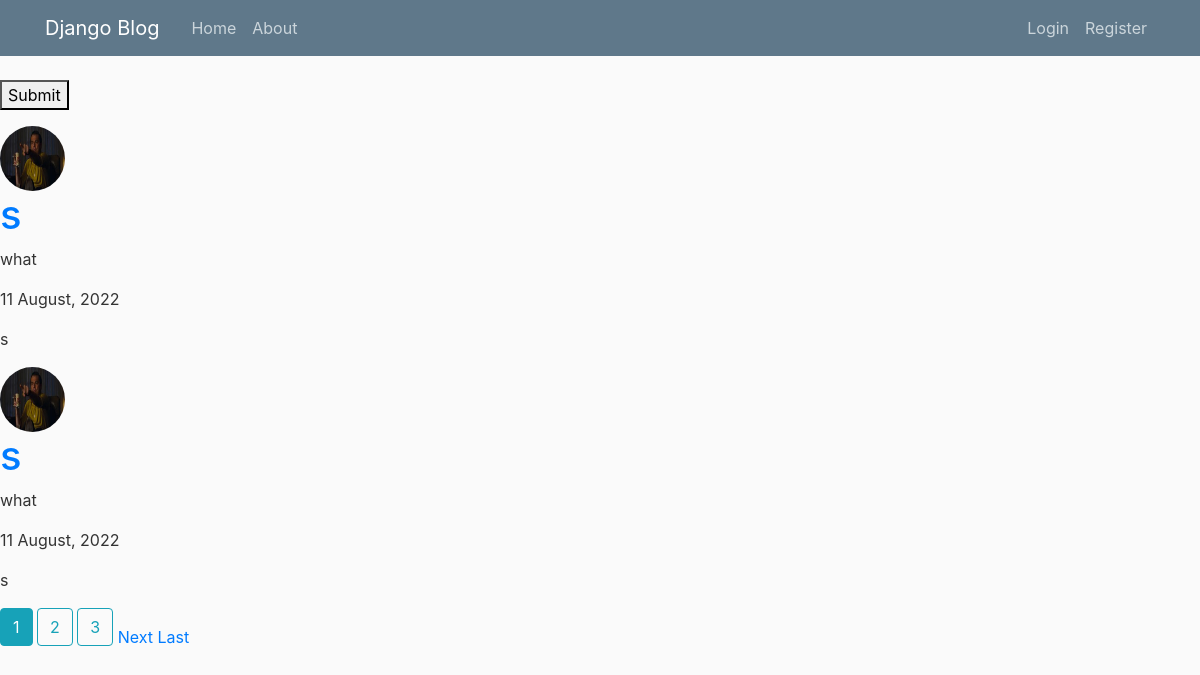
The page / on the database its author committed.
### iris/models.py (models this page shows, shortened)
class PostModel(models.Model):
    title = models.CharField(max_length = 100)
    author = models.ForeignKey(User, on_delete = models.CASCADE, null = True)
    date = models.DateTimeField(default = timezone.now)
    content = models.TextField()

### users/models.py (models this page shows, shortened)
class ProfileModel(models.Model):
    user = models.OneToOneField(User, on_delete = models.CASCADE, related_name='profile')
    image = models.ImageField(default = 'default.jpg', upload_to = 'profile_pics')

### iris/views.py (the view)
# urls.py: path('', PostListView.as_view(), name = 'iris-home'),
class PostListView(ListView):
     model = PostModel
     template_name = 'iris/home.html'
     context_object_name = 'posts'
     ordering = ['-date']
     paginate_by = 2

### iris/templates/iris/home.html (shortened to what this page needs)
{%extends "iris/base.html"%}
{%block content%}
    <form method="POST">
        <button>Submit</button>
    </form>
    {%for i in posts%}
        <img class="rounded-circle article-img" src="{{i.author.profile.image.url}}">
        <h1><a href="{%url 'post-detail' i.id%}">{{i.title}}</a></h1>
        <p>{{i.author}}</p>
        <p>{{i.date|date:"d F, Y"}}</p>
        <p>{{i.content}}</p>
    {%endfor%}
    {%if is_paginated%}
        {%for num in page_obj.paginator.page_range%}
            {%if page_obj.number == num%}
                <a class="btn btn-info mb-4" href="?page={{num}}">{{num}}</a>
            {%elif num > page_obj.number|add:'-3' and num < page_obj.number|add:'3'%}
                <a class="btn btn-outline-info mb-4" href="?page={{num}}">{{num}}</a>
            {%endif%}
        {%endfor%}
        {%if page_obj.has_next%}
            <a href="?page={{page_obj.next_page_number}}">Next</a>
            <a href="?page={{page_obj.paginator.num_pages}}">Last</a>
        {%endif%}
    {%endif%}
{%endblock content%}

### iris/templates/iris/base.html (shortened to what this page needs)
{%load static%}
<!DOCTYPE>
<html>
<head>
    <link rel="stylesheet" href="https://cdn.jsdelivr.net/npm/bootstrap@4.3.1/dist/css/bootstrap.min.css">
    <link rel="stylesheet" type="text/css" href="{%static "iris/main.css"%}">
</head>
<body>
    <header class="site-header">
      <nav class="navbar navbar-expand-md navbar-dark bg-steel fixed-top">
        <div class="container">
          <a class="navbar-brand mr-4" href="{%url 'iris-home'%}">Django Blog</a>
          <div class="collapse navbar-collapse" id="navbarToggle">
            <div class="navbar-nav mr-auto">
              <a class="nav-item nav-link" href="{%url 'iris-home'%}">Home</a>
              <a class="nav-item nav-link" href="{%url 'iris-about'%}">About</a>
            </div>
            <div class="navbar-nav">
                {%if user.is_authenticated%}
                  <a class="nav-item nav-link" href="{%url 'post-create'%}">New Post</a>
                  <a class="nav-item nav-link" href="{%url 'users-profile'%}">Profile</a>
                  <a class="nav-item nav-link" href="{%url 'users-logout'%}">Logout</a>
                {%else%}
                  <a class="nav-item nav-link" href="{%url 'users-login'%}">Login</a>
                  <a class="nav-item nav-link" href="{%url 'users-register'%}">Register</a>
                {%endif%}
            </div>
          </div>
        </div>
      </nav>
    </header>
    {%block content%}{%endblock%}
</body>
</html>

### iris/static/iris/main.css (style rules this page uses)
body { background: #fafafa; color: #333333; margin-top: 5rem; }
h1, h2, h3, h4, h5, h6 { color: #444444; }
.bg-steel { background-color: #5f788a; }
.site-header .navbar-nav .nav-link { color: #cbd5db; }
.article-img { height: 65px; width: 65px; margin-right: 16px; }

### rows shown on the page
PostModel: author.profile.image (placeholder picture), title "s", author "what", date "11 August, 2022", content "s"
PostModel: author.profile.image (placeholder picture), title "s", author "what", date "11 August, 2022", content "s"

### other values the page prints
{{ num }} "1"
{{ num }} "2" "3"
